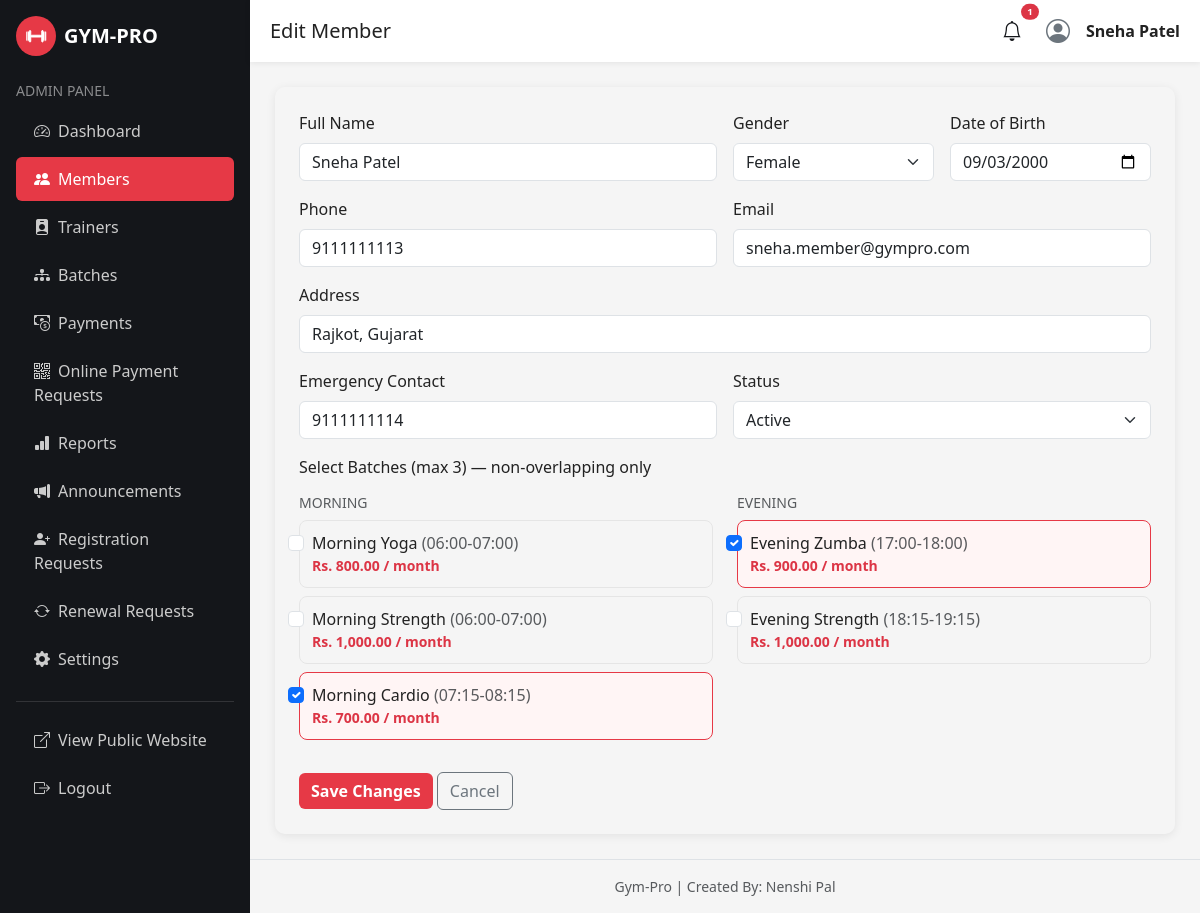
/admin/member/edit-member.php?id=2 (signed in), run on the app's committed database.
### tables this page shows
CREATE TABLE members (
    member_id INT AUTO_INCREMENT PRIMARY KEY,
    member_code VARCHAR(20) NOT NULL UNIQUE,
    photo VARCHAR(255) DEFAULT 'default-member.png',
    full_name VARCHAR(100) NOT NULL,
    gender ENUM('Male','Female','Other') DEFAULT 'Male',
    dob DATE,
    phone VARCHAR(20) NOT NULL UNIQUE,
    email VARCHAR(100) NOT NULL UNIQUE,
    address VARCHAR(255),
    emergency_contact VARCHAR(20),
    duration_months INT NOT NULL DEFAULT 1,
    membership_start_date DATE NOT NULL,
    membership_expiry_date DATE NOT NULL,
    username VARCHAR(50) NOT NULL UNIQUE,
    password VARCHAR(255) NOT NULL,
    status ENUM('Active','Expired','Inactive','Pending Payment') DEFAULT 'Active',
    created_by VARCHAR(50),
    created_method ENUM('Request','Admin') DEFAULT 'Admin',
    created_at DATETIME DEFAULT CURRENT_TIMESTAMP
);

CREATE TABLE settings (
    setting_id INT AUTO_INCREMENT PRIMARY KEY,
    setting_key VARCHAR(50) NOT NULL UNIQUE,
    setting_value VARCHAR(255) NOT NULL
);

CREATE TABLE batches (
    batch_id INT AUTO_INCREMENT PRIMARY KEY,
    batch_name VARCHAR(100) NOT NULL,
    start_time TIME NOT NULL,
    end_time TIME NOT NULL,
    capacity INT NOT NULL DEFAULT 20,
    monthly_fee DECIMAL(10,2) NOT NULL DEFAULT 0,
    status ENUM('Active','Inactive') DEFAULT 'Active'
);

### includes/batch-functions.php (called while the page is built, shortened)
<?php
function get_batches_grouped($conn, $active_only = true) {
    $sql = "SELECT * FROM batches";
    if ($active_only) { $sql .= " WHERE status='Active'"; }
    $sql .= " ORDER BY start_time ASC";
    $result = mysqli_query($conn, $sql);
    $grouped = ['Morning' => [], 'Evening' => []];
    while ($row = mysqli_fetch_assoc($result)) {
        $bucket = ($row['start_time'] < '12:00:00') ? 'Morning' : 'Evening';
        $grouped[$bucket][] = $row;
    }
    return $grouped;
}
function get_max_batches_per_member($conn) {
    $res = mysqli_query($conn, "SELECT setting_value FROM settings WHERE setting_key='max_batches_per_member'");
    $row = mysqli_fetch_assoc($res);
    return $row ? (int)$row['setting_value'] : 3;
}
?>

### admin/member/edit-member.php (the view, shortened to what this page needs)
<?php
require_once "../../includes/config.php";
require_once "../../includes/batch-functions.php";
$max_batches = get_max_batches_per_member($conn);
$grouped = get_batches_grouped($conn, true);
$id = (int)((isset($_GET['id']) ? $_GET['id'] : 0));
$stmt = mysqli_prepare($conn, "SELECT * FROM members WHERE member_id=?");
mysqli_stmt_bind_param($stmt, "i", $id);
mysqli_stmt_execute($stmt);
$member = mysqli_fetch_assoc(mysqli_stmt_get_result($stmt));
$selected = [];
$sel_stmt = mysqli_prepare($conn, "SELECT batch_id FROM member_batches WHERE member_id=?");
mysqli_stmt_bind_param($sel_stmt, "i", $id);
mysqli_stmt_execute($sel_stmt);
$sel_res = mysqli_stmt_get_result($sel_stmt);
while ($row = mysqli_fetch_assoc($sel_res)) { $selected[] = (int)$row['batch_id']; }
include "../includes/header.php";
include "../includes/sidebar.php";
include "../includes/topbar.php";
?>
<div class="gym-card p-4">
    <form method="POST">
        <div class="row g-3">
            <div class="col-md-6"><label class="form-label">Full Name</label><input type="text" name="full_name" class="form-control" required value="<?php echo htmlspecialchars((isset($_POST['full_name']) ? $_POST['full_name'] : $member['full_name'])); ?>"></div>
            <div class="col-md-3"><label class="form-label">Gender</label>
                <select name="gender" class="form-select">
                    <?php foreach (['Male','Female','Other'] as $g): ?>
                        <option <?php echo $member['gender']==$g?'selected':''; ?>><?php echo $g; ?></option>
                    <?php endforeach; ?>
                </select>
            </div>
            <div class="col-md-3"><label class="form-label">Date of Birth</label><input type="date" name="dob" class="form-control" value="<?php echo htmlspecialchars($member['dob']); ?>"></div>
            <div class="col-md-6"><label class="form-label">Phone</label><input type="text" name="phone" class="form-control" required value="<?php echo htmlspecialchars($member['phone']); ?>"></div>
            <div class="col-md-6"><label class="form-label">Email</label><input type="email" name="email" class="form-control" required value="<?php echo htmlspecialchars($member['email']); ?>"></div>
            <div class="col-12"><label class="form-label">Address</label><input type="text" name="address" class="form-control" value="<?php echo htmlspecialchars($member['address']); ?>"></div>
            <div class="col-md-6"><label class="form-label">Emergency Contact</label><input type="text" name="emergency_contact" class="form-control" value="<?php echo htmlspecialchars($member['emergency_contact']); ?>"></div>
            <div class="col-md-6"><label class="form-label">Status</label>
                <select name="status" class="form-select">
                    <?php foreach (['Active','Expired','Inactive'] as $s): ?>
                        <option <?php echo $member['status']==$s?'selected':''; ?>><?php echo $s; ?></option>
                    <?php endforeach; ?>
                </select>
            </div>
            <div class="col-12">
                <label class="form-label">Select Batches (max <?php echo $max_batches; ?>) — non-overlapping only</label>
                <div data-batch-picker data-max-batches="<?php echo $max_batches; ?>" class="row">
                    <?php foreach (['Morning','Evening'] as $slot): if (empty($grouped[$slot])) continue; ?>
                        <div class="col-md-6">
                            <h6 class="text-muted small text-uppercase mt-2"><?php echo $slot; ?></h6>
                            <?php foreach ($grouped[$slot] as $b): ?>
                                <div class="form-check batch-check">
                                    <input class="form-check-input batch-check-input" type="checkbox"
                                           name="batch_ids[]" value="<?php echo $b['batch_id']; ?>"
                                           id="edit_batch_<?php echo $b['batch_id']; ?>"
                                           data-start="<?php echo $b['start_time']; ?>"
                                           data-end="<?php echo $b['end_time']; ?>"
                                           data-fee="<?php echo $b['monthly_fee']; ?>"
                                           data-name="<?php echo htmlspecialchars($b['batch_name'], ENT_QUOTES); ?>"
                                           <?php echo in_array($b['batch_id'], $selected) ? 'checked' : ''; ?>>
                                    <label class="form-check-label" for="edit_batch_<?php echo $b['batch_id']; ?>">
                                        <?php echo htmlspecialchars($b['batch_name']); ?>
                                        <span class="text-muted">(<?php echo substr($b['start_time'],0,5) . "-" . substr($b['end_time'],0,5); ?>)</span>
                                        <span class="d-block small text-danger fw-semibold">Rs. <?php echo number_format($b['monthly_fee'], 2); ?> / month</span>
                                    </label>
                                </div>
                            <?php endforeach; ?>
                        </div>
                    <?php endforeach; ?>
                </div>
            </div>
        </div>
        <button type="submit" class="btn btn-gym-primary mt-4">Save Changes</button>
        <a href="members.php" class="btn btn-outline-secondary mt-4">Cancel</a>
    </form>
</div>
<?php include "../includes/footer.php"; ?>

### css/style.css (style rules this page uses)
:root { --gym-dark: #14161a; --gym-dark-2: #1e2128; --gym-red: #e63946; --gym-red-dark: #c1121f; --gym-light: #f5f5f5; --gym-gray: #6c757d; }
body { font-family: 'Segoe UI', Arial, sans-serif; background-color: var(--gym-light); color: #222; }
.btn-gym-primary { background: var(--gym-red); border: none; color: #fff; font-weight: 600; }
.gym-card { border: none; border-radius: 10px; box-shadow: 0 2px 10px rgba(0,0,0,0.08); transition: transform .2s ease; }
.batch-check { border: 1px solid #e5e5e5; border-radius: 8px; padding: 10px 12px; margin-bottom: 8px; transition: opacity .15s ease; }
.batch-check:has(.batch-check-input:checked) { border-color: var(--gym-red); background: #fff5f5; }

### css/animations.css (style rules this page uses)
body { animation: gp-page-fade 0.5s ease both; }
.gym-card, .stat-card, .auth-card, .batch-check, .gym-hero h1, .gym-hero p, .gym-hero .btn { opacity: 0; transform: translateY(24px); transition: opacity 0.6s ease, transform 0.6s ease; }
.gp-in-view { opacity: 1 !important; transform: translateY(0) !important; }
.gym-card { transition: transform 0.25s ease, box-shadow 0.25s ease, opacity 0.6s ease; }
.btn { transition: transform 0.15s ease, box-shadow 0.15s ease, background-color 0.15s ease; }
.form-control, .form-select { transition: box-shadow 0.2s ease, border-color 0.2s ease; }
.batch-check { transition: transform 0.2s ease, border-color 0.2s ease, background-color 0.2s ease, opacity 0.2s ease; }
.batch-check:has(.batch-check-input:checked) { transform: scale(1.02); }

### data on the page
members: full_name "Sneha Patel", gender "Female", dob "09/03/2000", phone "9111111113", email "sneha.member@gympro.com", address "Rajkot, Gujarat", emergency_contact "9111111114", status "Active"
settings: setting_value "3"
batches: batch_name "Morning Yoga", start_time "06:00", end_time "07:00", monthly_fee "800.00"
batches: batch_name "Morning Strength", start_time "06:00", end_time "07:00", monthly_fee "1,000.00"
batches: batch_id "☑", batch_name "Morning Cardio", start_time "07:15", end_time "08:15", monthly_fee "700.00"
batches: batch_id "☑", batch_name "Evening Zumba", start_time "17:00", end_time "18:00", monthly_fee "900.00"
batches: batch_name "Evening Strength", start_time "18:15", end_time "19:15", monthly_fee "1,000.00"

### other printed values
isset($page_title) ? $page_title : 'Admin' "Edit Member"
$notif_total "1"
isset($_SESSION['admin_name']) ? $_SESSION['admin_name'] : 'Admin' "Sneha Patel"
$slot "MORNING"
$slot "EVENING"
